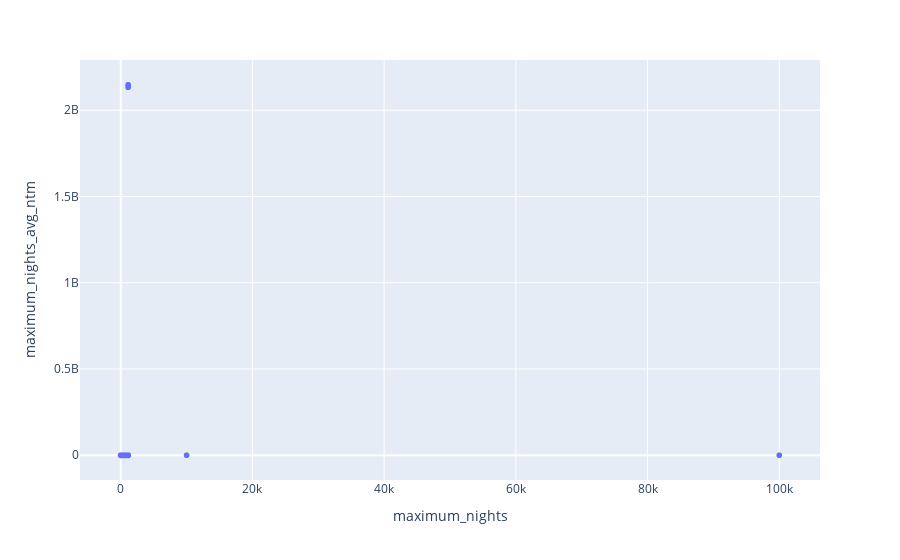

The cell this chart's notebook holds for it:
### Markdown cell above
Not what I was expecting. Let's try a scatterplot

### Code cell
px.scatter(df_listings[['maximum_nights', 'maximum_nights_avg_ntm']].astype('int'),
           x='maximum_nights',
           y='maximum_nights_avg_ntm')

### Figure 1 — Plotly figure (JSON) as saved in the notebook; plotly's stock layout.template omitted (floating-point values rounded to 4 significant figures; data arrays with more than 128 entries replaced by an {"elided": "..."} marker saying what was removed)
{"data": [{"hovertemplate": "maximum_nights=%{x}<br>maximum_nights_avg_ntm=%{y}<extra></extra>", "legendgroup": "", "marker": {"color": "#636efa", "symbol": "circle"}, "mode": "markers", "name": "", "showlegend": false, "type": "scattergl", "x": {"elided": "20768 int values"}, "xaxis": "x", "y": {"elided": "20768 int values"}, "yaxis": "y"}], "layout": {"legend": {"tracegroupgap": 0}, "margin": {"t": 60}, "xaxis": {"anchor": "y", "domain": [0, 1], "title": {"text": "maximum_nights"}}, "yaxis": {"anchor": "x", "domain": [0, 1], "title": {"text": "maximum_nights_avg_ntm"}}}}
